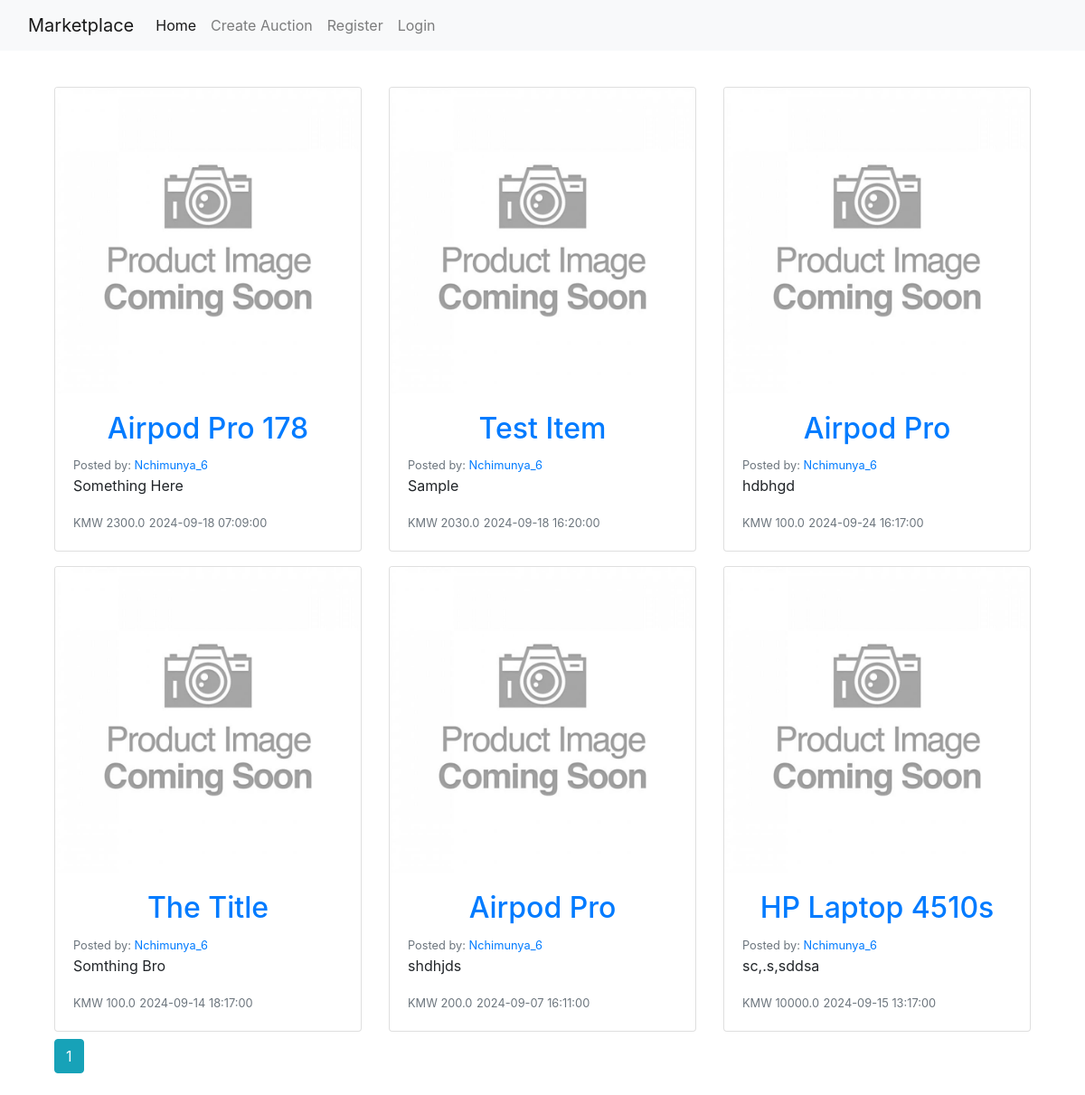
The page /auctions on the database its author committed.
### auction_app/models.py (models this page shows, shortened)
class Auction(db.Model):
    __tablename__ = 'auctions'
    id = db.Column(db.Integer, primary_key=True)
    title = db.Column(db.String(100), nullable=False)
    description = db.Column(db.Text)
    image_file = db.Column(db.String(20), nullable=False, default='placeholder.jpg')
    initial_bid = db.Column(db.Float, nullable=False)
    date_posted = db.Column(db.DateTime, nullable=False, default=datetime.utcnow)
    end_date = db.Column(db.DateTime, nullable=False)
    user_id = db.Column(db.Integer, db.ForeignKey('users.id'), nullable=False)

class User(db.Model, UserMixin):
    __tablename__ = 'users'
    id = db.Column(db.Integer, primary_key=True)
    username = db.Column(db.String(20), unique=True, nullable=False)
    first_name = db.Column(db.String(20), nullable=False)
    last_name = db.Column(db.String(20), nullable=False)
    image_file = db.Column(db.String(20), nullable=False, default='default.jpg')
    email = db.Column(db.String(120), unique=True, nullable=False)
    password = db.Column(db.String(60), nullable=False)
    auctions = db.relationship('Auction', backref='bid', lazy=True)

### auction_app/routes.py (the view)
@app.route('/auctions', methods=['GET', 'POST'])
def auctions():
    page = request.args.get('page', 1, type=int)
    auctions = Auction.query.order_by(Auction.date_posted.desc()).paginate(page=page, per_page=6)
    return render_template('list_auctions.html', title="Home", auctions=auctions)

### auction_app/templates/list_auctions.html
{% extends 'base.html' %}
{% block content %}
<div class="container">
    <div class="row">
        {% for auction in auctions.items %}
            <div class="col-md-4 mt-3">
              <div class="card">
                <img src="{{ url_for('static', filename='item_pics/placeholder.jpg') }}" class="card-img-top" alt="placeholder for auctions">
                <div class="card-body">
                    <h2 class=""><a class="card-title" href="{{url_for('auction', auction_id=auction.id)}}">{{ auction.title }}</a></h2>
                    <small class="text-muted">Posted by:
                      <a href="{{ url_for('user_auctions', username=auction.bid.username) }}">
                        {{ auction.bid.username }}
                      </a>
                    </small>
                    <p class="card-text text-truncate">{{ auction.description }}</p>
                    <small class="text-muted">KMW {{ auction.initial_bid }}</small>
                    <small class="text-muted">{{ auction.end_date }}</small>
                </div>
              </div>
            </div>
        {% endfor %}
    </div>
    {% for page_num in auctions.iter_pages(left_edge=1, right_edge=1, left_current=1, right_current=2) %}
      {% if page_num %}
        {% if auctions.page == page_num %}
          <a class="btn btn-info mb-4 mt-2" href="{{url_for('auctions', page=page_num)}}">{{ page_num }}</a>
        {% else %}
          <a class="btn btn-outline-info mb-4 mt-2" href="{{url_for('auctions', page=page_num)}}">{{ page_num }}</a>
        {% endif %}
      {% else %}
      ...
      {% endif %}
    {% endfor %}
</div>
{% endblock %}

### auction_app/templates/base.html (shortened to what this page needs)
<!DOCTYPE html>
<html>
<head>
  <link rel="stylesheet" href="{{ url_for('static', filename='css/styles.css')}}">
  <link rel="stylesheet" href="https://cdn.jsdelivr.net/npm/bootstrap@4.0.0/dist/css/bootstrap.min.css">
 </head>
<body>
    <header>
      {% if not is_landing_page %}
      <nav class="navbar navbar-expand-lg navbar-light bg-light mb-4">
        <div class="container-fluid">
          <a class="navbar-brand" href="auctions">Marketplace</a>
          <div class="collapse navbar-collapse" id="navbarText">
            <ul class="navbar-nav me-auto mb-2 mb-lg-0">
              <li class="nav-item">
                <a class="nav-link active" aria-current="page" href="{{ url_for('auctions') }}">Home</a>
              </li>
              <li class="nav-item">
                <a class="nav-link" href="{{ url_for('new_auction') }}">Create Auction</a>
              </li>
            </ul>
            <ul class="navbar-nav me-auto mb-2 mb-lg-0">
              {% if current_user.is_authenticated %}
                <li class="nav-item">
                  <a class="nav-link" href="{{ url_for('profile', username=current_user.username) }}">Profile</a>
                </li>
                <li class="nav-item">
                  <a class="nav-link" href="{{ url_for('logout') }}">Logout</a>
                </li>
              {% else %}
                <li class="nav-item">
                  <a class="nav-link" href="{{ url_for('register') }}">Register</a>
                </li>
                <li class="nav-item">
                  <a class="nav-link" href="{{ url_for('login') }}">Login</a>
                </li>
              {% endif %}
            </ul>
          </div>
        </div>
      </nav>
      {% endif %}
    </header>
    <main class="container">
      <div>
        {% block content %}{% endblock %}
      </div>
    </main>
</body>

### auction_app/static/css/styles.css (style rules this page uses)
body { font-family: 'Poppins', sans-serif; margin: 0; padding: 0; }
h2 { margin-top: 0; text-align: center; }
img { max-width: 100%; max-height: 100%; overflow: hidden; object-fit: cover; }

### rows shown on the page
Auction: title "Airpod Pro 178", bid.username "Nchimunya_6", description "Something Here", initial_bid "2300.0", end_date "2024-09-18 07:09:00"
Auction: title "Test Item", bid.username "Nchimunya_6", description "Sample", initial_bid "2030.0", end_date "2024-09-18 16:20:00"
Auction: title "Airpod Pro", bid.username "Nchimunya_6", description "hdbhgd", initial_bid "100.0", end_date "2024-09-24 16:17:00"
Auction: title "The Title", bid.username "Nchimunya_6", description "Somthing Bro", initial_bid "100.0", end_date "2024-09-14 18:17:00"
Auction: title "Airpod Pro", bid.username "Nchimunya_6", description "shdhjds", initial_bid "200.0", end_date "2024-09-07 16:11:00"
Auction: title "HP Laptop 4510s", bid.username "Nchimunya_6", description "sc,.s,sddsa", initial_bid "10000.0", end_date "2024-09-15 13:17:00"

### other values the page prints
{{ page_num }} "1"
